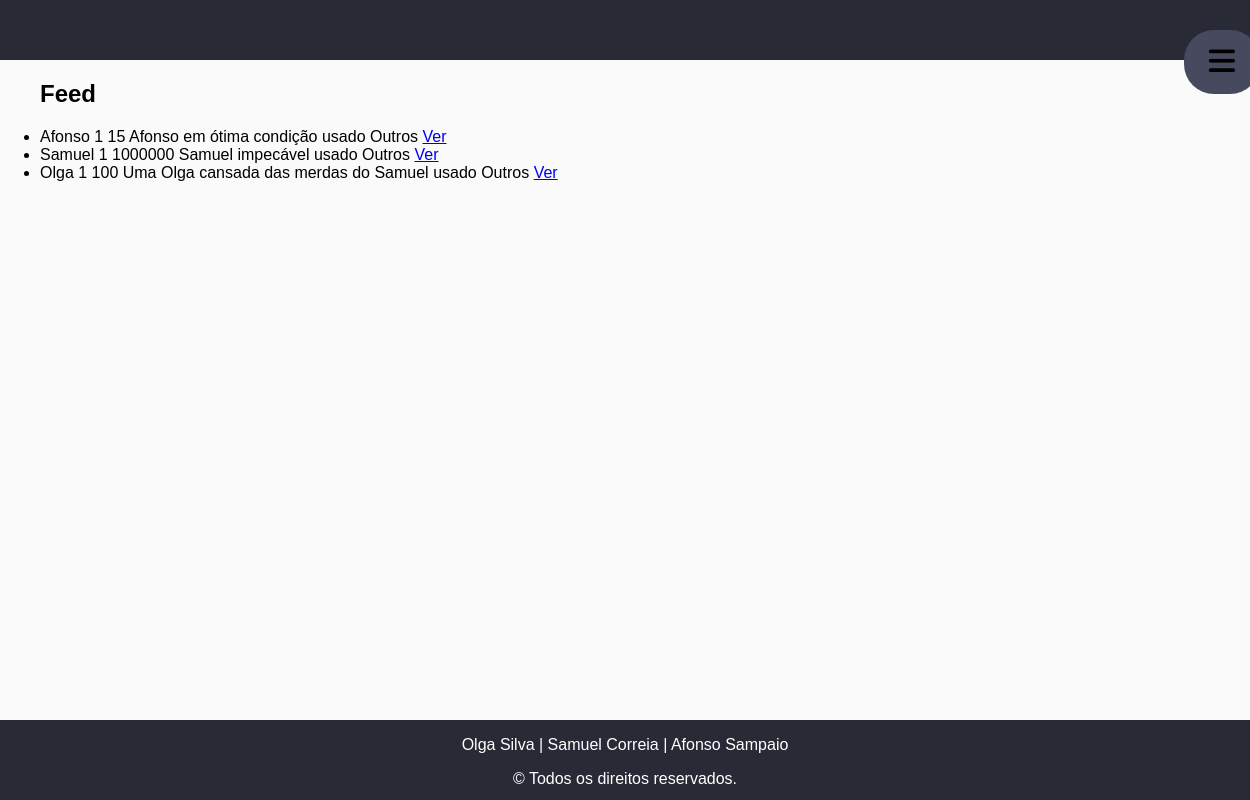
The app's page /ibuy/ with its own data.
### ibuy/models.py (models this page shows, shortened)
class Produto(models.Model):
    user = models.ForeignKey(User, on_delete=models.CASCADE, default="")
    nome = models.CharField(max_length=100)
    categoria = models.ForeignKey(Categoria, on_delete=models.CASCADE, default="", related_name="Categoria")
    quantidade = models.IntegerField(default=0)
    descricao = models.TextField()  # mudar
    preco = models.FloatField(default=0)
    NOVO = 'novo'
    USADO = 'usado'
    OPCOES_CONDICAO = (
        (NOVO, 'Novo'),
        (USADO, 'Usado'),
    )
    condicao = models.CharField(choices=OPCOES_CONDICAO, default=NOVO, max_length=100)

class Categoria(models.Model):
    tipo = models.CharField(max_length=100, default="")

### ibuy/views.py (the view)
# urls.py: path('', views.index, name='index'),
def index(request):
    lista_produtos = Produto.objects.exclude(user_id=request.user.id)
    context = {'lista_produtos': lista_produtos}
    return render(request, 'ibuy/index.html', context)

### ibuy/templates/ibuy/index.html (shortened to what this page needs)
<!DOCTYPE html>
<html lang="en">
<head>
    {% load static %}
    <link rel="stylesheet" type="text/css" href="{% static 'ibuy/style.css' %}"/>
</head>
<body>
<section class="page-wrap">
    <header>
        <section id="sidebar">
            <section class="slider">
                <a onclick="openMenu()">
                    <i class="fa fa-bars" aria-hidden="true"></i>
                </a>
            </section>
        </section>
    </header>
    <section class="content-wrap">
        {% block content %}
        {% if lista_produtos %}
        <ul>
            <h2>Feed</h2>
            {% for produto in lista_produtos %}
            <li>
                {{ produto.nome }}
                {{ produto.quantidade }}
                {{ produto.preco }}
                {{ produto.descricao }}
                {{ produto.condicao }}
                {{ produto.categoria.tipo }}
                <a href="{% url 'ibuy:produto' produto.id %}">
                    Ver
                </a>
            </li>
            {% endfor %}
        </ul>
        {% else %}
        <p>Nao existem produtos.</p>
        {% endif %}
        {% endblock %}
    </section>
    <footer>
        <p>Olga Silva | Samuel Correia | Afonso Sampaio</p>
        <p>&copy; Todos os direitos reservados.</p>
    </footer>
</section>
</body>
</html>

### ibuy/static/ibuy/style.css (style rules this page uses)
body { font-family: sans-serif; margin: 0; background-color: #fafafa; overflow-x: hidden; }
.page-wrap { position: relative; min-height: 100vh; }
.content-wrap { padding-bottom: 80px; }
footer { position: absolute; bottom: 0; width: 100%; height: 80px; text-align: center; color: white; background-color: #282A35; }
.slider a { color: black; font-size: 30px; }
#sidebar { padding: 20px; transition: margin-left 0.7s; overflow: hidden; width: 100%; }
header { height: 60px; text-align: right; background-color: #282A35 !important; color: white; }
header a, #criar_questao, #back_button, .submit { background-color: #47495E; color: white; padding: 15px 25px; text-align: center; text-decoration: none; display: inline-block; border-radius: 30px; margin: 10px; width: auto; font-weight: bold; border: none; }

### records on screen
Produto: nome "Afonso", quantidade "1", preco "15", descricao "Afonso em ótima condição", condicao "usado", categoria.tipo "Outros"
Produto: nome "Samuel", quantidade "1", preco "1000000", descricao "Samuel impecável", condicao "usado", categoria.tipo "Outros"
Produto: nome "Olga", quantidade "1", preco "100", descricao "Uma Olga cansada das merdas do Samuel", condicao "usado", categoria.tipo "Outros"
